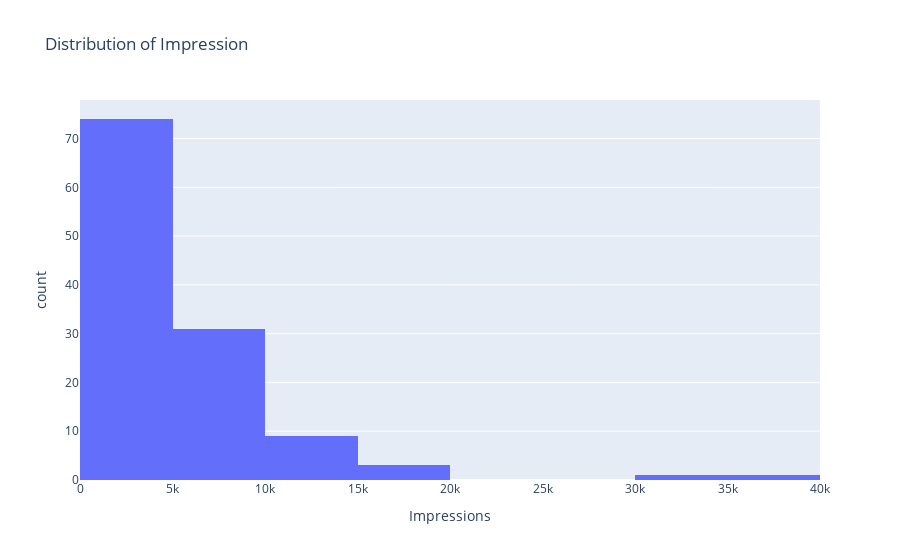

Here is the notebook cell this chart was saved with:
### Markdown cell above
Step - 4: Important part of EDA is preparing analysis via diagrams or graphs over various metrics.

### Code cell
fig1 = px.histogram(data,
                   x = 'Impressions',
                   nbins = 10,
                   title = 'Distribution of Impression')
fig1.show()

### Figure 1 — Plotly figure (JSON) as saved in the notebook; plotly's stock layout.template omitted (floating-point values rounded to 4 significant figures)
{"data": [{"alignmentgroup": "True", "bingroup": "x", "hovertemplate": "Impressions=%{x}<br>count=%{y}<extra></extra>", "legendgroup": "", "marker": {"color": "#636efa", "pattern": {"shape": ""}}, "name": "", "nbinsx": 10, "offsetgroup": "", "orientation": "v", "showlegend": false, "type": "histogram", "x": [3920, 5394, 4021, 4528, 2518, 3884, 2621, 3541, 3749, 4115, 2218, 3234, 4344, 3216, 9453, 5055, 4002, 3169, 6168, 2407, 2064, 3973, 7281, 3052, 4628, 4082, 5394, 2766, 3924, 3015, 6666, 3854, 4355, 4343, 6108, 2523, 2327, 3990, 2191, 1941, 16062, 4998, 4289, 3880, 3786, 4298, 3630, 2826, 7407, 10386, 2998, 7018, 2941, 6432, 10667, 3988, 4978, 3388, 4467, 3246, 5072, 6339, 4239, 3454, 7571, 3333, 3818, 10933, 5058, 3601, 3480, 3525, 3606, 5542, 6559, 3623, 10493, 4446, 2957, 5538, 4681, 5273, 5055, 4002, 3169, 6168, 2407, 3630, 2826, 7407, 10386, 2998, 3052, 4628, 4082, 5394, 2766, 3924, 3015, 5409, 5323, 8001, 4150, 4609, 6348, 11068, 7231, 17396, 6814, 17713, 5563, 4842, 11149, 10206, 13700, 5731, 4139, 32695, 36919], "xaxis": "x", "yaxis": "y"}], "layout": {"barmode": "relative", "legend": {"tracegroupgap": 0}, "title": {"text": "Distribution of Impression"}, "xaxis": {"anchor": "y", "domain": [0, 1], "title": {"text": "Impressions"}}, "yaxis": {"anchor": "x", "domain": [0, 1], "title": {"text": "count"}}}}
